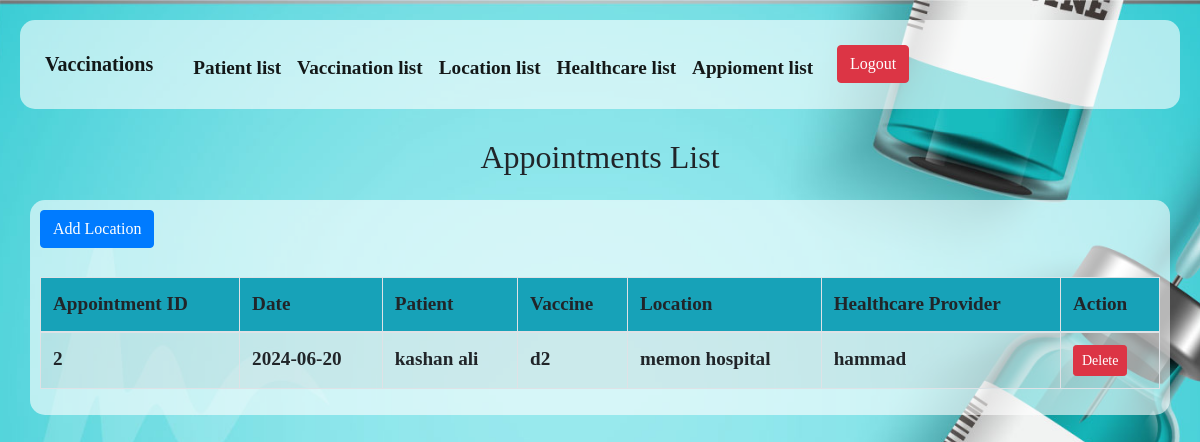
Screenshot of /appiontment/index.php with the database file from the repository.
### tables this page shows
CREATE TABLE `appointment` (
  `appointment_id` int(11) NOT NULL,
  `date` date DEFAULT NULL,
  `patient_id` int(11) DEFAULT NULL,
  `vaccine_id` int(11) DEFAULT NULL,
  `location_id` int(11) DEFAULT NULL,
  `healthcare_provider_id` int(11) DEFAULT NULL
);

CREATE TABLE `patient` (
  `patient_id` int(11) NOT NULL,
  `name` varchar(50) DEFAULT NULL,
  `dob` date DEFAULT NULL,
  `location_id` int(11) DEFAULT NULL,
  `healthcare_provider_id` int(11) DEFAULT NULL,
  `vaccine_id` int(11) DEFAULT NULL,
  `address` varchar(50) DEFAULT NULL,
  `contact_info` int(11) DEFAULT NULL
);

CREATE TABLE `vaccine` (
  `vaccine_id` int(11) NOT NULL,
  `name` varchar(50) DEFAULT NULL,
  `manufacture` date DEFAULT NULL,
  `expiry_date` date DEFAULT NULL,
  `quantity` int(11) DEFAULT NULL
);

CREATE TABLE `location` (
  `location_id` int(11) NOT NULL,
  `name` varchar(50) DEFAULT NULL,
  `address` varchar(50) DEFAULT NULL,
  `contact_info` int(11) DEFAULT NULL
);

CREATE TABLE `healthcare_provider` (
  `healthcare_provider_id` int(11) NOT NULL,
  `name` varchar(50) DEFAULT NULL,
  `specialization` varchar(255) DEFAULT NULL,
  `contact_info` int(11) DEFAULT NULL
);

### appiontment/index.php (the view, shortened to what this page needs)
<!DOCTYPE html>
<html lang="en">
<head>
    <link rel="stylesheet" href="https://stackpath.bootstrapcdn.com/bootstrap/4.5.2/css/bootstrap.min.css">
    <link rel="stylesheet" href="https://cdn.jsdelivr.net/npm/sweetalert2@11/dist/sweetalert2.min.css">
</head>
<body>
<?php include "nav.php"; ?>
<br>
<h2 class="mb-4 text-center">Appointments List</h2>
    <div class="container mt-4 glass">
        <a href="Appiontment.php" class="btn btn-primary">Add Location</a>
        <br><br>
        <div class="table-responsive">
            <table class="table table-bordered table-striped">
                <thead class="bg-info">
                    <tr>
                        <th>Appointment ID</th>
                        <th>Date</th>
                        <th>Patient</th>
                        <th>Vaccine</th>
                        <th>Location</th>
                        <th>Healthcare Provider</th>
                        <th>Action</th>
                    </tr>
                </thead>
                <tbody>
                    <?php
                    include "connect.php";
                    $sql = "SELECT appointment.*, patient.name AS patient_name, vaccine.name AS vaccine_name, location.name AS location_name, healthcare_provider.name AS provider_name
                            FROM appointment
                            INNER JOIN patient ON appointment.patient_id = patient.patient_id
                            INNER JOIN vaccine ON appointment.vaccine_id = vaccine.vaccine_id
                            INNER JOIN location ON appointment.location_id = location.location_id
                            INNER JOIN healthcare_provider ON appointment.healthcare_provider_id = healthcare_provider.healthcare_provider_id";
                    $result = $conn->query($sql);
                    if ($result->num_rows > 0) {
                        while($row = $result->fetch_assoc()) {
                            echo "<tr>";
                            echo "<td>" . $row["appointment_id"] . "</td>";
                            echo "<td>" . $row["date"] . "</td>";
                            echo "<td>" . $row["patient_name"] . "</td>";
                            echo "<td>" . $row["vaccine_name"] . "</td>";
                            echo "<td>" . $row["location_name"] . "</td>";
                            echo "<td>" . $row["provider_name"] . "</td>";
                            echo "<td><button class='btn btn-danger btn-sm delete-btn' data-id='" . $row["appointment_id"] . "'>Delete</button></td>";
                            echo "</tr>";
                        }
                    } else {
                        echo "<tr><td colspan='7'>No appointments found</td></tr>";
                    }
                    ?>
                </tbody>
            </table>
        </div>
    </div>
</body>
</html>

### appiontment/index.php (style rules this page uses)
body { padding: 20px; }
body { background: url(../Imges/2.jpg)no-repeat; background-size: cover; -webkit-background-size: cover; -moz-background-size: cover; -o-background-size: cover; -ms-background-size: cover; background-attachment: fixed; background-position: center; font-family: sans-serif; height: �100vh; }
.glass { background-color: rgba(255, 255, 255, 0.6); color: black; border-radius: 15px; padding: 10px; }

### appiontment/nav.php (style rules this page uses)
body { font-family: ' : Arial, sans-serif;'; font-size: larger; font-weight: bold; }
.glass { background-color: rgba(255, 255, 255, 0.6); color: black; border-radius: 15px; padding: 10px; }

### rows the page displays
appointment: appointment_id "2", date "2024-06-20", patient.name "kashan ali", vaccine.name "d2", location.name "memon hospital", healthcare_provider.name "hammad"
